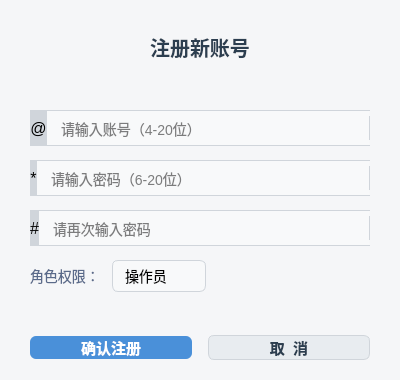
<?xml version="1.0" encoding="UTF-8"?>
<ui version="4.0">
 <class>RegisterWidget</class>
 <widget class="QDialog" name="RegisterWidget">
  <property name="geometry">
   <rect>
    <x>0</x>
    <y>0</y>
    <width>400</width>
    <height>380</height>
   </rect>
  </property>
  <property name="windowTitle">
   <string>注册新账号</string>
  </property>
  <property name="styleSheet">
   <string notr="true">QDialog { background-color: #f5f6f8; }</string>
  </property>
  <layout class="QVBoxLayout" name="rootLayout">
   <property name="leftMargin">
    <number>30</number>
   </property>
   <property name="topMargin">
    <number>24</number>
   </property>
   <property name="rightMargin">
    <number>30</number>
   </property>
   <property name="bottomMargin">
    <number>20</number>
   </property>
   <property name="spacing">
    <number>14</number>
   </property>
   <!-- Title -->
   <item alignment="Qt::AlignCenter">
    <widget class="QLabel" name="titleLabel">
     <property name="text">
      <string>注册新账号</string>
     </property>
     <property name="styleSheet">
      <string notr="true">font-size: 20px; font-weight: bold; color: #2c3e50; padding: 8px; background: transparent;</string>
     </property>
     <property name="alignment">
      <set>Qt::AlignCenter</set>
     </property>
    </widget>
   </item>
   <item>
    <spacer name="titleSpacer">
     <property name="orientation">
      <enum>Qt::Vertical</enum>
     </property>
     <property name="sizeHint" stdset="0">
      <size>
       <width>20</width>
       <height>8</height>
      </size>
     </property>
    </spacer>
   </item>
   <!-- Username -->
   <item>
    <layout class="QHBoxLayout" name="userLayout">
     <property name="spacing">
      <number>0</number>
     </property>
     <item>
      <widget class="QLabel" name="userIcon">
       <property name="fixedSize">
        <size>
         <width>40</width>
         <height>42</height>
        </size>
       </property>
       <property name="text">
        <string>@</string>
       </property>
       <property name="alignment">
        <set>Qt::AlignCenter</set>
       </property>
       <property name="styleSheet">
        <string notr="true">background-color: #d0d5db; border-radius: 6px 0 0 6px; font-size: 16px;</string>
       </property>
      </widget>
     </item>
     <item>
      <widget class="QLineEdit" name="usernameInput">
       <property name="placeholderText">
        <string>请输入账号（4-20位）</string>
       </property>

       <property name="maxLength">
        <number>20</number>
       </property>
       <property name="styleSheet">
        <string notr="true">QLineEdit {
  border: 1px solid #d0d5db;
  border-left: none;
  border-radius: 0 6px 6px 0;
  padding: 8px 12px;
  background-color: #f8f9fa;
  font-size: 14px;
}
QLineEdit:focus {
  border-color: #4a90d9;
  background-color: #ffffff;
}</string>
       </property>
      </widget>
     </item>
    </layout>
   </item>
   <!-- Password -->
   <item>
    <layout class="QHBoxLayout" name="passLayout">
     <property name="spacing">
      <number>0</number>
     </property>
     <item>
      <widget class="QLabel" name="passIcon">
       <property name="fixedSize">
        <size>
         <width>40</width>
         <height>42</height>
        </size>
       </property>
       <property name="text">
        <string>*</string>
       </property>
       <property name="alignment">
        <set>Qt::AlignCenter</set>
       </property>
       <property name="styleSheet">
        <string notr="true">background-color: #d0d5db; border-radius: 6px 0 0 6px; font-size: 16px;</string>
       </property>
      </widget>
     </item>
     <item>
      <widget class="QLineEdit" name="passwordInput">
       <property name="echoMode">
        <enum>QLineEdit::Password</enum>
       </property>
       <property name="placeholderText">
        <string>请输入密码（6-20位）</string>
       </property>

       <property name="maxLength">
        <number>20</number>
       </property>
       <property name="styleSheet">
        <string notr="true">QLineEdit {
  border: 1px solid #d0d5db;
  border-left: none;
  border-radius: 0 6px 6px 0;
  padding: 8px 12px;
  background-color: #f8f9fa;
  font-size: 14px;
}
QLineEdit:focus {
  border-color: #4a90d9;
  background-color: #ffffff;
}</string>
       </property>
      </widget>
     </item>
    </layout>
   </item>
   <!-- Confirm Password -->
   <item>
    <layout class="QHBoxLayout" name="confirmLayout">
     <property name="spacing">
      <number>0</number>
     </property>
     <item>
      <widget class="QLabel" name="confirmIcon">
       <property name="fixedSize">
        <size>
         <width>40</width>
         <height>42</height>
        </size>
       </property>
       <property name="text">
        <string>#</string>
       </property>
       <property name="alignment">
        <set>Qt::AlignCenter</set>
       </property>
       <property name="styleSheet">
        <string notr="true">background-color: #d0d5db; border-radius: 6px 0 0 6px; font-size: 16px;</string>
       </property>
      </widget>
     </item>
     <item>
      <widget class="QLineEdit" name="confirmInput">
       <property name="echoMode">
        <enum>QLineEdit::Password</enum>
       </property>
       <property name="placeholderText">
        <string>请再次输入密码</string>
       </property>
       <property name="styleSheet">
        <string notr="true">QLineEdit {
  border: 1px solid #d0d5db;
  border-left: none;
  border-radius: 0 6px 6px 0;
  padding: 8px 12px;
  background-color: #f8f9fa;
  font-size: 14px;
}
QLineEdit:focus {
  border-color: #4a90d9;
  background-color: #ffffff;
}</string>
       </property>
      </widget>
     </item>
    </layout>
   </item>
   <!-- Role selector -->
   <item>
    <layout class="QHBoxLayout" name="roleLayout">
     <property name="spacing">
      <number>12</number>
     </property>
     <item>
      <widget class="QLabel" name="roleLabel">
       <property name="text">
        <string>角色权限：</string>
       </property>
       <property name="styleSheet">
        <string notr="true">font-size: 14px; color: #5a6a8a; background: transparent;</string>
       </property>
      </widget>
     </item>
     <item>
      <widget class="QComboBox" name="roleCombo">
       <property name="minimumWidth">
        <number>140</number>
       </property>
       <property name="styleSheet">
        <string notr="true">QComboBox {
  border: 1px solid #d0d5db;
  border-radius: 6px;
  padding: 6px 12px;
  background-color: #f8f9fa;
  font-size: 14px;
}
QComboBox:focus { border-color: #4a90d9; }
QComboBox::drop-down { border: none; width: 24px; }
QComboBox QAbstractItemView {
  border: 1px solid #d0d5db;
  background: white;
  selection-background-color: #d4e4f7;
}</string>
       </property>
       <item>
        <property name="text">
         <string>操作员</string>
        </property>
       </item>
       <item>
        <property name="text">
         <string>管理员</string>
        </property>
       </item>
      </widget>
     </item>
     <item>
      <spacer name="roleSpacer">
       <property name="orientation">
        <enum>Qt::Horizontal</enum>
       </property>
       <property name="sizeHint" stdset="0">
        <size>
         <width>20</width>
         <height>20</height>
        </size>
       </property>
      </spacer>
     </item>
    </layout>
   </item>
   <!-- Status -->
   <item alignment="Qt::AlignCenter">
    <widget class="QLabel" name="statusLabel">
     <property name="text">
      <string/>
     </property>
     <property name="styleSheet">
      <string notr="true">color: #e74c3c; font-size: 13px; background: transparent;</string>
     </property>
    </widget>
   </item>
   <!-- Buttons -->
   <item>
    <layout class="QHBoxLayout" name="btnLayout">
     <property name="spacing">
      <number>16</number>
     </property>
     <item>
      <widget class="QPushButton" name="registerBtn">
       <property name="text">
        <string>确认注册</string>
       </property>
       <property name="minimumHeight">
        <number>42</number>
       </property>
       <property name="cursor">
        <cursorShape>PointingHandCursor</cursorShape>
       </property>
       <property name="styleSheet">
        <string notr="true">QPushButton {
  background-color: #4a90d9;
  color: white;
  border: none;
  border-radius: 6px;
  font-size: 15px;
  font-weight: bold;
}
QPushButton:hover {
  background-color: #3a7bc8;
}
QPushButton:pressed {
  background-color: #2a6ab8;
}</string>
       </property>
      </widget>
     </item>
     <item>
      <widget class="QPushButton" name="cancelBtn">
       <property name="text">
        <string>取  消</string>
       </property>
       <property name="minimumHeight">
        <number>42</number>
       </property>
       <property name="cursor">
        <cursorShape>PointingHandCursor</cursorShape>
       </property>
       <property name="styleSheet">
        <string notr="true">QPushButton {
  background-color: #e8ecf0;
  color: #2c3e50;
  border: 1px solid #d0d5db;
  border-radius: 6px;
  font-size: 15px;
  font-weight: bold;
}
QPushButton:hover {
  background-color: #dce0e6;
  border-color: #b8bfc7;
}
QPushButton:pressed {
  background-color: #d0d5db;
}</string>
       </property>
      </widget>
     </item>
    </layout>
   </item>
  </layout>
 </widget>
 <resources/>
 <connections/>
</ui>
